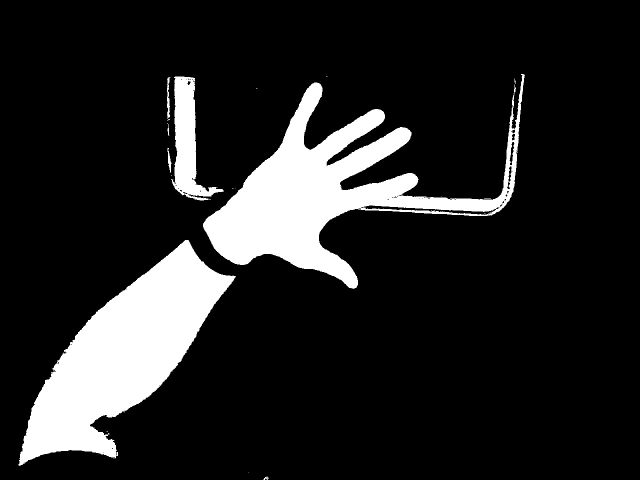
#> input picture prototypes/Hand Tracking/topdown_view_sizing.jpg, 1280 x 960 px, given in place of the camera (shown at 1/2 size)
$ python hand_tracker.py
#> lines starting #> are read from the running program, lines starting #| are printed output that depends on the picture
import cv2
import numpy as np
import sys
import matplotlib.pyplot as plt
# makes arrays print out in full
np.set_printoptions(threshold=sys.maxsize)

cap = cv2.VideoCapture(1)

while cap.isOpened():
    success, image = cap.read()
#> image is the input picture: shape (960, 1280, 3); min 0, max 255, mean 35.8
    if not success:
        print("Ignoring empty camera frame.")
        # If loading a video, use 'break' instead of 'continue'.
        continue
    image = cv2.resize(image, (320,240), interpolation = cv2.INTER_AREA)
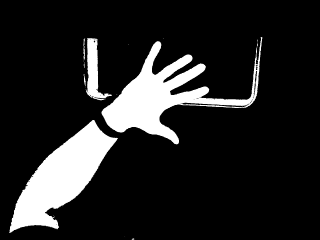
#> image: shape (240, 320, 3); min 0, max 255, mean 35.8
    image_ycrcb = np.array(cv2.cvtColor(image, cv2.COLOR_RGB2YCR_CB))
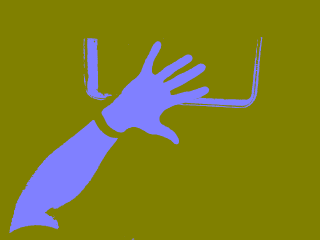
#> image_ycrcb: shape (240, 320, 3); mean B, G, R 35.8, 128, 128
    # print(image_ycrcb[0][0])
    skin1 = (50, 89, 136)
    skin2 = (231, 147, 181)
    mask = cv2.inRange(image_ycrcb, skin1, skin2)
#> mask: shape (240, 320); every value is 0
    result = cv2.bitwise_and(image, image, mask=mask)
#> result: shape (240, 320, 3); every value is 0
    cv2.imshow("Color", result)
    cv2.imshow("Mask", mask) # 240 x 320 white or black image

    # find highest concentration of values in mask matrix closest to bottom of image
    r_region_counters = []
    c_region_counters = []
    region_sums = []
    south_deltas = []
    # find all regions with pixel count larger than 270 000
    for r_counter in range(0,320,5):
        for c_counter in range(0,240,5):
            region_sum = np.sum(mask[r_counter:r_counter+60,c_counter:c_counter+80]) # sum all white pixels in proposal region
            if(region_sum > 100000): # if more white pixels here than average
                south_delta = abs(r_counter-240)
                south_deltas.append(south_delta)
                region_sums.append(region_sum)
                r_region_counters.append(r_counter)
                c_region_counters.append(c_counter)
#> after the loop, c_region_counters = []; r_region_counters = []; region_sums = []; south_deltas = []
    # find southmost
    if(len(south_deltas) !=0):
        southmost_delta = np.amin(south_deltas)
        # find largest region within 50px of southmost point
        largest_south_index = 0
        for current_region in range(len(region_sums)):
            # print("south_deltas[current_region] - southmost_delta: ", south_deltas[current_region] - southmost_delta)
            if(region_sums[current_region] > region_sums[largest_south_index]):
                if( abs(south_deltas[current_region] - southmost_delta) < 50):
                    largest_south_index = current_region
        crop_coords = [c_region_counters[largest_south_index],c_region_counters[largest_south_index],r_region_counters[largest_south_index],r_region_counters[largest_south_index]]
        if(crop_coords[0]-15 <0): # how much extra left to do
            crop_coords[0] = 0
        else:
            crop_coords[0] -= 15

        if(crop_coords[1]+100 >319): # how much extra right to do
            crop_coords[1] = 319
        else:
            crop_coords[1] += 100

        if(crop_coords[2] - 40 < 0): # how much extra up to do
            crop_coords[2] = 0
        else:
            crop_coords[2] -= 40

        if(crop_coords[3]+80 >239): # how much extra down to do
            crop_coords[3] = 239
        else:
            crop_coords[3] += 80
        cv2.imshow("image cropped", result[crop_coords[2]:crop_coords[3],crop_coords[0]:crop_coords[1]]) # y1:y2,x1:x2
        # cv2.imshow("crop", image[0:10,0:100])
        # image[toptobottom,leftoright]
        # r_region_counters = 320 left to right
        # c_region_counters = 240 top to bottom
        cv2.imshow("image", cv2.rectangle(image, (c_region_counters[largest_south_index],r_region_counters[largest_south_index]), (c_region_counters[largest_south_index]+80,r_region_counters[largest_south_index]+60), (0,0,255), 2))
    else:
        cv2.imshow("image", image)
    if cv2.waitKey(5) == ord(" "):
#> (key Esc is pressed here)
        break
cap.release()
